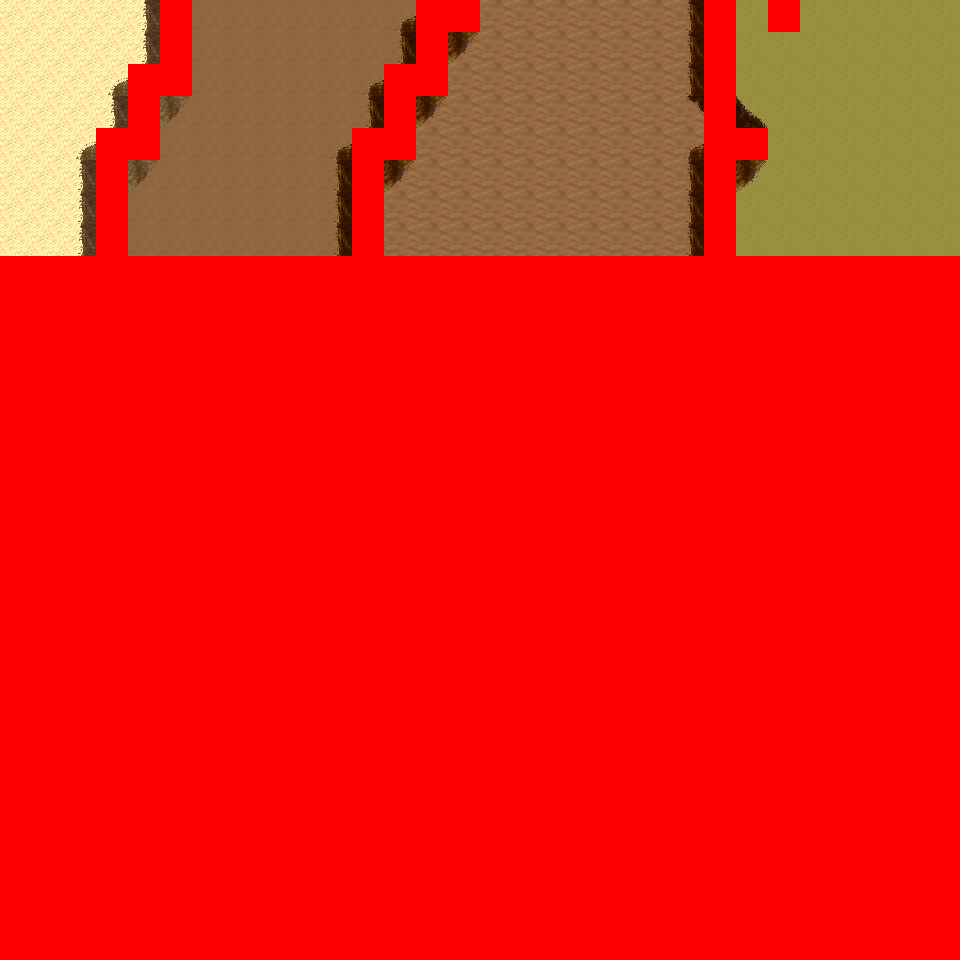

A 2D game scene composited from a Tiled map and its tileset images. What follows is a short description and the map's XML, with each tile layer's data collapsed to a summary:
An orthogonal 30x30 tile map with 32x32 px tiles, 6 tile layers (Ground, Object, Object2, Above, ...), 10 tilesets and 7 objects (7x mapchange).

<map version="1.0" orientation="orthogonal" renderorder="right-down" width="30" height="30" tilewidth="32" tileheight="32" nextobjectid="8">
  <tileset firstgid="1" name="tileset_logic_collision" tilewidth="32" tileheight="32" tilecount="1" columns="1">
    <image source="../drawable/tileset_logic_collision.png" width="32" height="32" />
  </tileset>
  <tileset firstgid="2" name="tileset_ground_ground" tilewidth="32" tileheight="32" tilecount="33" columns="3">
    <image source="../drawable/tileset_ground_ground.png" width="96" height="352" />
  </tileset>
  <tileset firstgid="35" name="tileset_ground_ridge_earth_pale" tilewidth="32" tileheight="32" tilecount="96" columns="12">
    <image source="../drawable/tileset_ground_ridge_earth_pale.png" width="384" height="256" />
  </tileset>
  <tileset firstgid="131" name="tileset_ground_ridge_earth_dark" tilewidth="32" tileheight="32" tilecount="96" columns="12">
    <image source="../drawable/tileset_ground_ridge_earth_dark.png" width="384" height="256" />
  </tileset>
  <tileset firstgid="227" name="tileset_terrain_desert" tilewidth="32" tileheight="32" tilecount="88" columns="8">
    <image source="../drawable/tileset_terrain_desert.png" width="256" height="352" />
  </tileset>
  <tileset firstgid="315" name="tileset_ground_ladder_horizontal_dark" tilewidth="32" tileheight="32" tilecount="3" columns="1">
    <image source="../drawable/tileset_ground_ladder_horizontal_dark.png" width="32" height="96" />
  </tileset>
  <tileset firstgid="318" name="tileset_plant_bush_various_small" tilewidth="32" tileheight="32" tilecount="9" columns="3">
    <image source="../drawable/tileset_plant_bush_various_small.png" width="96" height="96" />
  </tileset>
  <tileset firstgid="327" name="tileset_plant_cactus_2" tilewidth="32" tileheight="32" tilecount="10" columns="5">
    <image source="../drawable/tileset_plant_cactus_2.png" width="160" height="64" />
  </tileset>
  <tileset firstgid="337" name="tileset_plant_tree_evergreen" tilewidth="32" tileheight="32" tilecount="36" columns="3">
    <image source="../drawable/tileset_plant_tree_evergreen.png" width="96" height="384" />
  </tileset>
  <tileset firstgid="373" name="tileset_ground_sand_2" tilewidth="32" tileheight="32" tilecount="15" columns="5">
    <image source="../drawable/tileset_ground_sand_2.png" width="160" height="96" />
  </tileset>
  <layer name="Ground" width="30" height="30">
    <data>[900 cells, 240 non-empty, 4 distinct tile ids]</data>
  </layer>
  <layer name="Object" width="30" height="30">
    <data>[900 cells, 62 non-empty, 18 distinct tile ids]</data>
  </layer>
  <layer name="Object2" width="30" height="30">
    <data>[900 cells, 0 non-empty, 0 distinct tile ids]</data>
  </layer>
  <layer name="Above" width="30" height="30">
    <data>[900 cells, 0 non-empty, 0 distinct tile ids]</data>
  </layer>
  <layer name="Above2" width="30" height="30">
    <data>[900 cells, 0 non-empty, 0 distinct tile ids]</data>
  </layer>
  <layer name="Walkable" width="30" height="30">
    <data>[900 cells, 691 non-empty, 1 distinct tile ids]</data>
  </layer>
  <objectgroup name="MapEvents">
    <object id="1" name="north" type="mapchange" x="0" y="0" width="160" height="32">
      <properties>
        <property name="map" value="0_ados_mountain_n2_w2_x0_y4" />
        <property name="place" value="south" />
      </properties>
    </object>
    <object id="2" name="north2" type="mapchange" x="192" y="0" width="224" height="32">
      <properties>
        <property name="map" value="0_ados_mountain_n2_w2_x0_y4" />
        <property name="place" value="south2" />
      </properties>
    </object>
    <object id="3" name="north3" type="mapchange" x="480" y="0" width="224" height="32">
      <properties>
        <property name="map" value="0_ados_mountain_n2_w2_x0_y4" />
        <property name="place" value="south3" />
      </properties>
    </object>
    <object id="4" name="north4" type="mapchange" x="736" y="0" width="32" height="32">
      <properties>
        <property name="map" value="0_ados_mountain_n2_w2_x0_y4" />
        <property name="place" value="south4" />
      </properties>
    </object>
    <object id="5" name="north5" type="mapchange" x="800" y="0" width="160" height="32">
      <properties>
        <property name="map" value="0_ados_mountain_n2_w2_x0_y4" />
        <property name="place" value="south5" />
      </properties>
    </object>
    <object id="6" name="west" type="mapchange" x="0" y="0" width="32" height="256">
      <properties>
        <property name="map" value="0_fado_forest_s_x0_y4" />
        <property name="place" value="east" />
      </properties>
    </object>
    <object id="7" name="east" type="mapchange" x="928" y="0" width="32" height="256">
      <properties>
        <property name="map" value="0_fado_forest_s_x2_y4" />
        <property name="place" value="west" />
      </properties>
    </object>
  </objectgroup>
</map>
